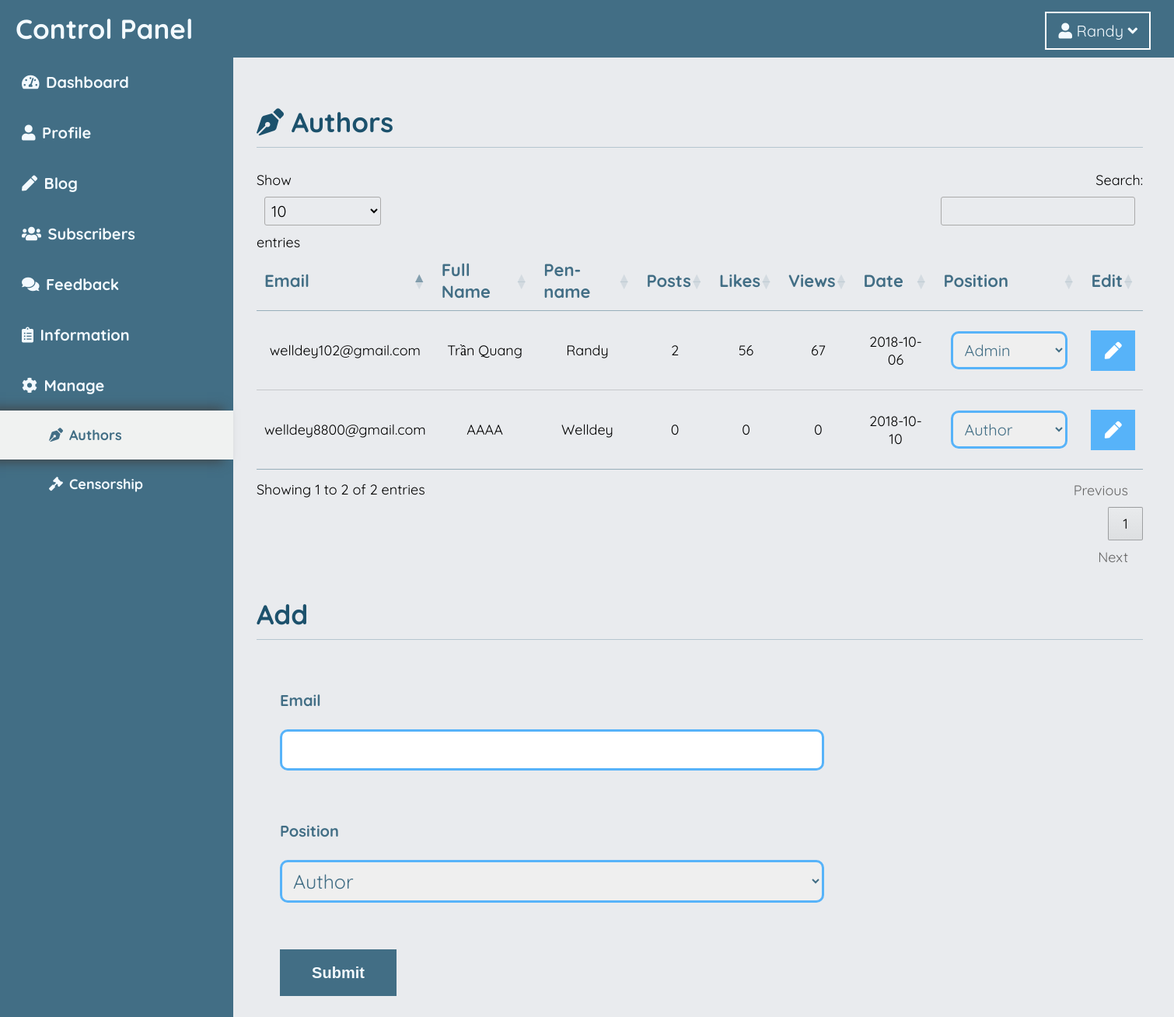
The app's page /admincp/Authors (signed in) with its own data.
### tables this page shows
CREATE TABLE `authors` (
  `id` int(10) UNSIGNED NOT NULL,
  `fullname` varchar(255) DEFAULT NULL,
  `penname` varchar(255) DEFAULT NULL,
  `email` varchar(255) NOT NULL,
  `password` varchar(255) DEFAULT '1',
  `birthdate` date DEFAULT NULL,
  `quote` varchar(255) DEFAULT NULL,
  `facebook` varchar(255) DEFAULT NULL,
  `about` text,
  `position` int(11) NOT NULL,
  `date` date NOT NULL,
  `avar` varchar(255) DEFAULT 'index_avatar.jpg'
);

### index.php (called while the page is built, shortened)
<?php
include $_SERVER['DOCUMENT_ROOT']."/Helper/Route.php";
include $_SERVER['DOCUMENT_ROOT']."/DB/DB_main.php";
checkRoute($_SERVER['REQUEST_URI']);
?>

### DB/DB_main.php (called while the page is built, shortened)
<?php
include "DB_query.php";
class DB extends DBQuery{
	private $__conn;
	public function __construct(){
		$this->__conn = mysqli_connect(DB_HOST, DB_USER_NAME, DB_PASSWORD, DB_NAME);
		mysqli_set_charset($this->__conn, 'UTF8');
	}
	public function get(){
		$sql = $this->SQL;
		$result = mysqli_query($this->__conn,$sql);
		$this->SQL = "";
		$data = array();
		while($temp = mysqli_fetch_assoc($result)){
			array_push($data, $temp);
		}
		return $data;
	}
	public function count(){
		$sql = $this->SQL;
		$result = mysqli_query($this->__conn,$sql);
		$numrows = mysqli_num_rows($result);
		return $numrows;
	}
}
?>

### DB/DB_query.php (called while the page is built, shortened)
<?php
class DBQuery{
	public function From($table){
		return $this;
	}
	public function Where($cond){
		return $this;
	}
}
?>

### View/ad-authors.php (the view, shortened to what this page needs)
<?php
	$authors = (new DB())->From("authors")->get();
?>
<ad-header><i class="fas fa-pen-nib"></i> Authors</ad-header>
<table id="author-list" class="row-border">
	<thead>
		<tr>
			<th>Email</th>
			<th>Full Name</th>
			<th>Pen-name</th>
			<th>Posts</th>
			<th>Likes</th>
			<th>Views</th>
			<th>Date</th>
			<th>Position</th>
			<th>Edit</th>
		</tr>
	</thead>
	<tbody>
	<?php
		foreach($authors as $author){
			$post = (new DB())->From("posts")->Where("author_id=".$author['id']);
			$numPost = $post->count();
			$posts = $post->get();
			$numLikes = 0;
			$numViews = 0;
			foreach ($posts as $p) {
				$numLikes += $p['likes'];
				$numViews += $p['views'];
			}
	?>
		<tr>
			<td><?php echo $author["email"] ?></td>
			<td><?php echo $author["fullname"] ?></td>
			<td><?php echo $author["penname"] ?></td>
			<td><?php echo $numPost ?></td>
			<td><?php echo $numLikes ?></td>
			<td><?php echo $numViews ?></td>
			<td><?php echo $author["date"] ?></td>
			<th>
				<select position id="<?php echo $author['id'] ?>">
					<option <?php if(!$author['position']) echo "selected"?> value=0>Author</option>
					<option <?php if($author['position']) echo "selected"?> value=1>Admin</option>
				</select>
			</th>
			<td><a
				href="/admincp/Author-edit/<?php echo $author["id"] ?>"
				class="list-cog"><i class="fas fa-pen"></i></a></td>
		</tr>
	<?php } ?>
	</tbody>
</table>
<ad-header>Add</ad-header>
<form method="post" action="/Submit/main.php?n=authorAdd">
	<inp-group>
		<label>Email</label>
		<input type="email" name="email">
	</inp-group>
	<inp-group>
		<label>Position</label>
		<select name="position">
			<option value=0>Author</option>
		</select>
	</inp-group>
	<inp-group>
		<button>Submit</button>
	</inp-group>
</form>

### Helper/Route.php (shortened to what this page needs)
<?php
	$routeList = array("/");
	function checkRoute($raw){
		global $routeList;
		$routeName = splitRouteName($raw);
		for($i = 0; $i < count($routeList); $i++){
			if($routeName == $routeList[$i]){
				$para = paraRoute($raw);
				getRoute($routeName,$para);
			}
		}
	}
	function getRoute($routeName, $para){
		require "./Controller/".$routeName."CL.php";
	}
	function splitRouteName($raw){
		if($raw == "/"){
			return "home";
		}
		else{
			$routeArray = explode('/', $raw);
			return $routeArray[1];
		}
	}
	function paraRoute($raw){
		$paraArray = explode('/', $raw);
		$reverseArray = array_reverse($paraArray);
		array_pop($reverseArray);
		array_pop($reverseArray);
		$paraArray = array_reverse($reverseArray);
		return $paraArray;
	}
?>

### Public/css/index.css (style rules this page uses)
* { box-sizing: border-box; display: block; padding: 0px; margin:0px; }
html body { left: 0; right: 0; bottom: 0; top: 0; margin: 0; background: #e9ebee; font-family: "Quicksand"; }
body { margin:0px; }
a { text-decoration: none; }
table { display: table; }
thead, tbody { display: table-header-group; }
tr { display: table-row; }
th,td { display: table-cell; }
:root { --main-white: #e8e8e8a6; --main-blue: #e2f0ff; --main-black: #434343; --extra-blue: #bed5e1; --extra-black: #7b7b7b; --white:#f3faff; --bright:#57b3f9; --true:#426e85; --hard:#1c516c; }

### Public/css/admin.css (style rules this page uses)
table.dataTable { font-family: "Quicksand"; }
table.dataTable tbody th, table.dataTable tbody td { padding: 16px 10px !important; text-align: center; }
table.dataTable tbody tr { background: none !important; }
table.dataTable thead th, table.dataTable tfoot th { color: var(--true); font-size: 22px; border-bottom: 1px solid #97aeba !important; }
table.dataTable.no-footer { border-bottom: 1px solid #97aeba !important; }
.dataTables_wrapper select { color: var(--true); font-family: "Quicksand"; width: 150px; font-size: 20px; padding: 8px 10px; margin: 10px; border: none; border: 3px solid var(--bright); border-radius: 10px; }
ad-header { font-size: 35px; font-weight: bold; border-bottom: 1px solid #b5c6cf; padding-bottom: 10px; margin: 30px 0px; color: var(--hard); }
inp-group { display:inline-block; width: 700px; margin: 20px 20px; color: var(--true); }
inp-group label { font-weight: bold; padding: 15px 10px; font-size: 20px; color: var(--true); width: 100%; text-align: left; }
inp-group input, inp-group select { color: var(--true); font-family: "Quicksand"; width: 100%; font-size: 25px; padding: 8px 10px; margin: 10px; border: none; border: 3px solid var(--bright); border-radius: 10px; }
inp-group button { width: 150px; height: 60px; line-height: 60px; background: var(--true); color: var(--white); font-size: 20px; margin: 10px 10px; font-weight: bold; float: left; outline: none; border: none; }
.list-cog { background: var(--bright); color: white; font-size: 22px; width: 100%; padding: 10px 0px; text-align: center; border: 2px solid var(--bright); }

### records on screen
authors: email "welldey102@gmail.com", fullname "Trần Quang", penname "Randy", numPost "2", numLikes "56", numViews "67", date "2018-10-06", position+id "Admin"
authors: email "welldey8800@gmail.com", fullname "AAAA", penname "Welldey", numPost "0", numLikes "0", numViews "0", date "2018-10-10", position+id "Author"

### other values on screen
$_SESSION[$name] "Randy"
